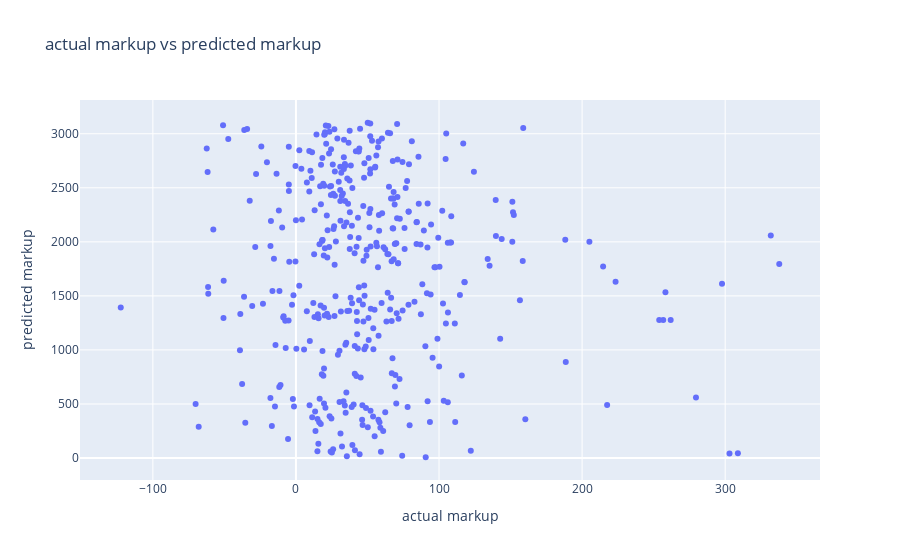

This figure's notebook cell:
### Code cell
px.scatter(y_test ,y_pred, title = 'actual markup vs predicted markup', labels={
                     "index": "predicted markup",
                     "x": "actual markup",
                    
                 },)

### Figure 1 — Plotly figure (JSON) as saved in the notebook; plotly's stock layout.template omitted (floating-point values rounded to 4 significant figures; data arrays with more than 128 entries replaced by an {"elided": "..."} marker saying what was removed)
{"data": [{"hovertemplate": "actual markup=%{x}<br>predicted markup=%{y}<extra></extra>", "legendgroup": "", "marker": {"color": "#636efa", "symbol": "circle"}, "mode": "markers", "name": "", "orientation": "h", "showlegend": false, "type": "scatter", "x": {"elided": "400 float values"}, "xaxis": "x", "y": {"elided": "400 int values"}, "yaxis": "y"}], "layout": {"legend": {"tracegroupgap": 0}, "title": {"text": "actual markup vs predicted markup"}, "xaxis": {"anchor": "y", "domain": [0, 1], "title": {"text": "actual markup"}}, "yaxis": {"anchor": "x", "domain": [0, 1], "title": {"text": "predicted markup"}}}}
